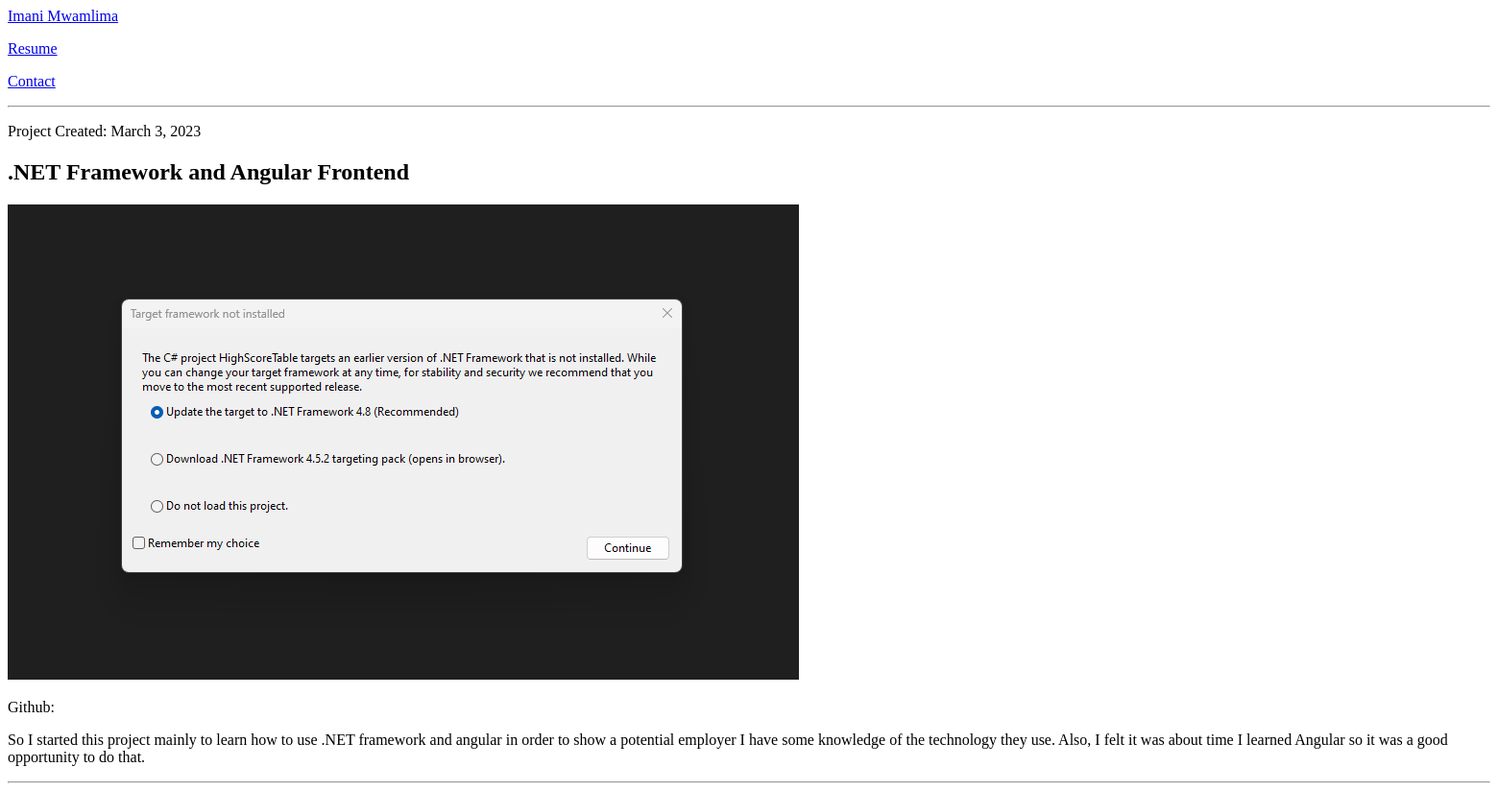
Page /projects/1 on the earlier database version.
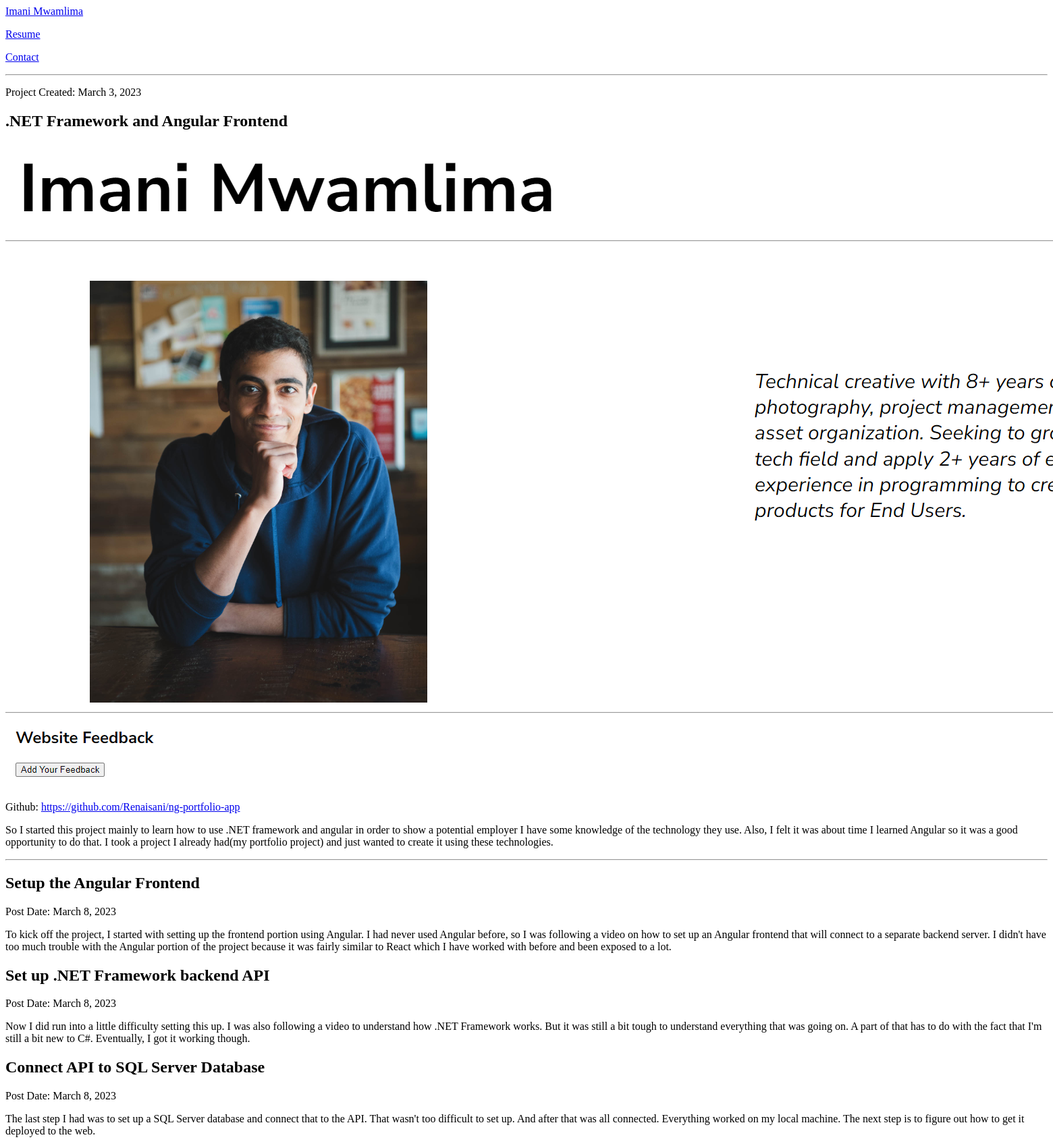
Same page on the later database version.
### portfolioApp/models.py (models this page shows, shortened)
class Projects(models.Model):
    title = models.CharField(max_length=255, unique=True)
    description = models.TextField(max_length=1000, default='')
    created_at = models.DateTimeField(auto_now_add=True)
    project_image = models.ImageField(upload_to='staticfiles/assets/', null=True)
    github_link = models.CharField(max_length=100, default='')
    def get_image_name(self):
        return os.path.basename(self.project_image.name)

class ProjectEntry(models.Model):
    project_id = models.ForeignKey(Projects, on_delete=models.CASCADE)
    post_title = models.CharField(max_length=255)
    post_date = models.DateTimeField(auto_now_add=True)
    content = models.TextField(max_length=1000, default='')

### portfolioApp/views.py (the view)
# urls.py: path("projects/<int:project_id>", views.project_page, name="project_page"),
def project_page(request, project_id=None):
    if project_id:
        project = Projects.objects.get(pk=project_id)
        project_entries = ProjectEntry.objects.filter(project_id=project_id)
        project_data = {"project": project, "project_entries": project_entries}
    else:
        project = {}
    return render(request, "project_page.html", project_data)

### portfolioApp/templates/project_page.html
{% extends "base.html" %}
{% block content %}
{% load static %}
<div class="project-box">
    <div class="project-title-section">
        <p>Project Created: {{project.created_at.date}}</p>
        <h2>{{project.title}}</h2>
        <img src="{% static 'assets/' %}{{ project.get_image_name }}" alt="Project Photo">
    </div>
    <div class="project-content">
        <p class="github-link">Github: <a href="{{project.github_link}}">{{project.github_link}}</a></p>
        <p class="project-description">{{project.description}}</p>
    </div>
</div>
<hr>
<div class="project-entries">
    {% for project_entry in project_entries %}
    <div class="entry-box">
        <h2>{{project_entry.post_title}}</h2>
        <p>Post Date: {{project_entry.post_date.date}}</p>
        <p>{{project_entry.content}}</p>
    </div>
    {% endfor %}
</div>
{% endblock %}

### portfolioApp/templates/base.html (shortened to what this page needs)
<!DOCTYPE html>
<html lang="en">
<head>
    {% load static %}
    {% load compress %}
    {% compress css %}
        <link type="text/x-scss" href="{% static 'styles/base.scss' %}" rel="stylesheet" media="screen">
    {% endcompress %}
</head>
<body>
    <header>
        <div class="title"><a href="{% url 'home' %}">Imani Mwamlima</a></div>
        <div class="nav">
            <p><a href="{% static 'assets/Resume.pdf' %}">Resume</a></p>
            <p><a href="{% url 'contact' %}">Contact</a></p>
        </div>
    </header>
    <hr>
    {% block content %}{% endblock %}
</body>
</html>

Differences in the rows shown:
changed Projects ".NET Framework and Angular Frontend": get_image_name: a different picture; github_link (not shown) → "https://github.com/Renaisani/ng-portfolio-app"; description "…opportunity to do that." → "…opportunity to do that. I took a project I already had(my portfolio project) and just wanted to create it using these technologies."
added ProjectEntry: post_title "Setup the Angular Frontend", post_date "March 8, 2023", content "To kick off the project, I started with setting up the frontend portion using Angular. I had never used Angular before, so I was following a video on how to set up an Angular frontend that will connect to a separate backend server. I didn't have too much trouble with the Angular portion of the project because it was fairly similar to React which I have worked with before and been exposed to a lot."
added ProjectEntry: post_title "Set up .NET Framework backend API", post_date "March 8, 2023", content "Now I did run into a little difficulty setting this up. I was also following a video to understand how .NET Framework works. But it was still a bit tough to understand everything that was going on. A part of that has to do with the fact that I'm still a bit new to C#. Eventually, I got it working though."
added ProjectEntry: post_title "Connect API to SQL Server Database", post_date "March 8, 2023", content "The last step I had was to set up a SQL Server database and connect that to the API. That wasn't too difficult to set up. And after that was all connected. Everything worked on my local machine. The next step is to figure out how to get it deployed to the web."
